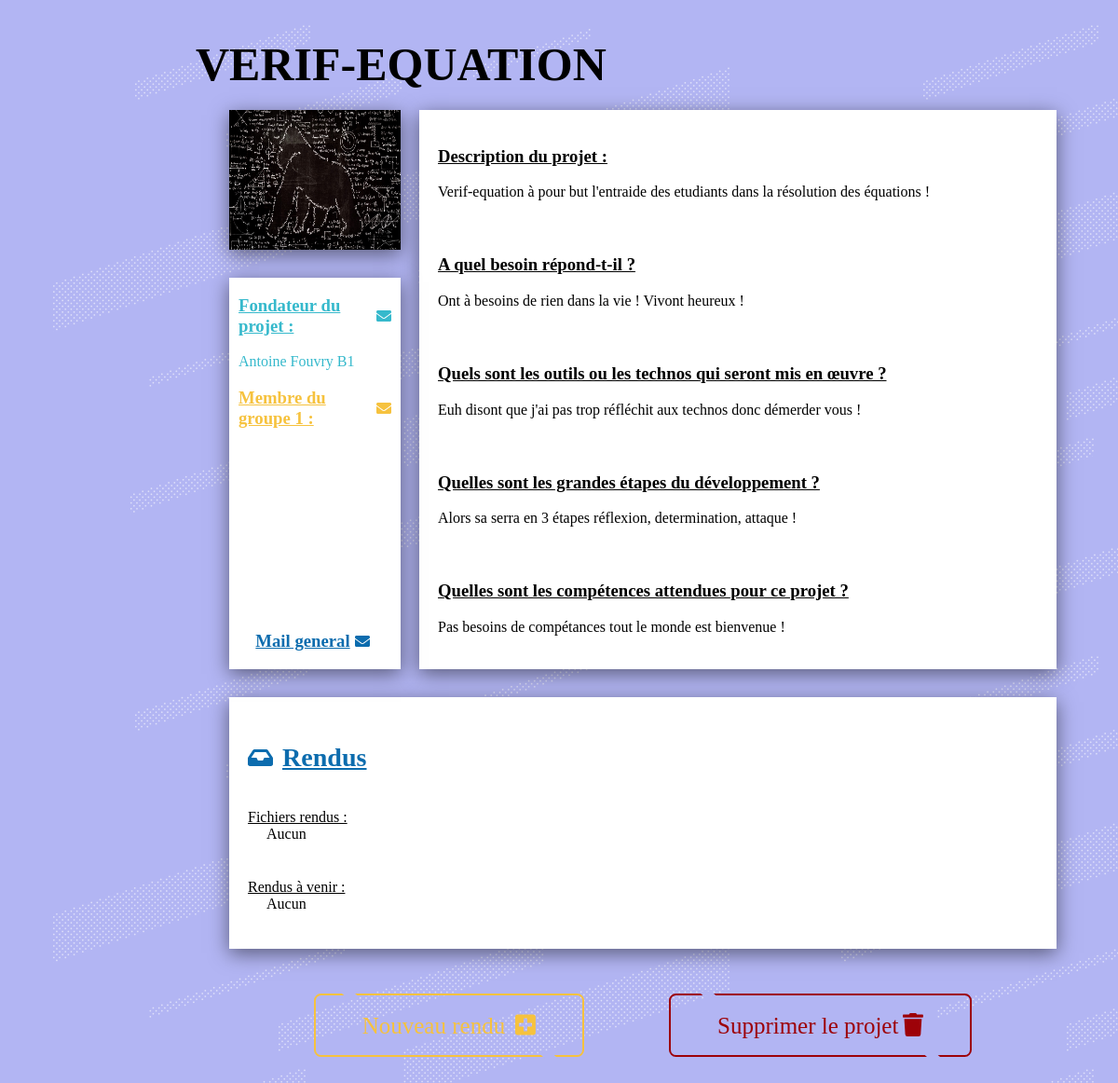
/professeur/visu_projet.php?id=1, run on the app's committed database.
### tables this page shows
CREATE TABLE Projet(
   id_projet INT NOT NULL AUTO_INCREMENT,
   validation boolean NOT NULL,
   nom_projet VARCHAR(50) NOT NULL,
   url_img varchar(50) NOT NULL,
   id_createur INT NOT NULL,
   PRIMARY KEY(id_projet)
);

CREATE TABLE Participant(
   id_participant INT NOT NULL AUTO_INCREMENT,
   nom_participant VARCHAR(50) NOT NULL,
   prenom_participant VARCHAR(50) NOT NULL,
   promo VARCHAR(50) NOT NULL,
   email VARCHAR(50) NOT NULL,
   id_groupe INT,
   id_groupe_1 INT,
   PRIMARY KEY(id_participant)
);

CREATE TABLE Description(
   id_description INT NOT NULL AUTO_INCREMENT,
   fichier_description VARCHAR(50),
   texte_description TEXT(5000),
   besoins TEXT(5000),
   technos TEXT(5000),
   etapes TEXT(5000),
   competances TEXT(5000),
   id_projet INT NOT NULL,
   PRIMARY KEY(id_description)
);

### includes/front/header.php (called while the page is built, shortened)
<?php include "entete.php";
?>

### includes/front/footer.php (called while the page is built, shortened)
<?php if($_SESSION['type'] == "etudiant"){ ?>
    <footer>
        <span> Copyright &copy; FOUVRY</span>
    </footer>
<?php }; include_once('fin.php'); ?>

### professeur/visu_projet.php (the view, shortened to what this page needs)
<?php include_once("../includes/front/header.php") ?>
<?php
    $id = $_GET['id'];
    $req1 = $db->prepare("SELECT id_projet, nom_projet, id_createur, url_img FROM projet WHERE id_projet = ?");
    $exec = $req1->execute(array($id));
    $result1 = $req1->fetchAll();
    $req2 = $db->prepare("SELECT nom_participant, prenom_participant, promo, email FROM participant WHERE id_participant = ?");
    $exec = $req2->execute(array($result1[0]['id_createur']));
    $result2 = $req2->fetchAll();
    $req3 = $db->prepare("SELECT nom_participant, prenom_participant, promo, email FROM participant as  p INNER JOIN Groupe as g ON p.id_groupe = g.id_groupe INNER JOIN projet as pr ON g.id_projet = pr.id_projet WHERE pr.id_projet = ? AND p.id_participant != pr.id_createur");
    $result3 = $req3->fetchAll();
    $req4 = $db->prepare("SELECT texte_description, besoins, technos, etapes, competances  FROM description as  d INNER JOIN projet as p ON d.id_projet = p.id_projet WHERE d.id_projet = ?");
    $exec = $req4->execute(array($id));
    $result4 = $req4->fetchAll();
    $req5 = $db->prepare("SELECT titre_rendu, date_rendu FROM rendu WHERE id_rendu NOT IN (SELECT id_rendu FROM fichier GROUP BY id_rendu)");
    $result5 = $req5->fetchAll();
    $req6 = $db->prepare("SELECT id_rendu, titre_rendu FROM rendu WHERE id_rendu IN (SELECT id_rendu FROM fichier GROUP BY id_rendu)");
    $result6 = $req6->fetchAll();
?>
<div class="main-container">
    <h1><?php echo $result1[0]['nom_projet']; ?></h1>
    <div class="projet">
        <div class="collumn">
            <div class="img-projet">
                <img src="<?php echo '../' . $result1[0]['url_img']?>" alt="">
            </div>
            <div class="groupes">
                <div class="fondateur">
                    <div class="row">
                        <h3>Fondateur du projet :</h3>
                        <a href="mailto:<?php echo $result2[0]['email']?>"><span><i class="fas fa-envelope"></i></span></a>
                    </div>
                    <div>
                        <span><?php echo $result2[0]['prenom_participant'] . ' ' . $result2[0]['nom_participant'] . ' ' . $result2[0]['promo'] ?></span>
                    </div>
                </div>
                <div class="membres">
                    <div class="row">
                        <h3>Membre du groupe 1 :</h3>
                        <a href="mailto:<?php $email = ''; foreach ($result3 as $value){
                            $email = $email . ',' . $value['email'];} echo $email; ?>
                        "><span><i class="fas fa-envelope"></i></span></a>
                    </div>
                </div>
                <div class = "row right mail-general">
                    <a href="mailto:<?php $email = $result2[0]['email'] . ','; foreach ($result3 as $value){
                            $email = $email . ',' . $value['email'];} echo $email; ?>">
                        <h3>Mail general</h3>
                        <span><i class="fas fa-envelope"></i></span>
                    </a>
                </div>
            </div>
        </div>
        <div class="info-projet">
            <div>
                <h3>Description du projet :</h3>
                <p><?php echo $result4[0]['texte_description']?></p>
            </div>
            <div>
                <h3>A quel besoin répond-t-il ?</h3>
                <p><?php echo $result4[0]['besoins']?></p>
            </div>
            <div>
                <h3>Quels sont les outils ou les technos qui seront mis en œuvre ?</h3>
                <p><?php echo $result4[0]['technos']?></p>
            </div>
            <div>
                <h3>Quelles sont les grandes étapes du développement ?</h3>
                <p><?php echo $result4[0]['etapes']?></p>
            </div>
            <div>
                <h3>Quelles sont les compétences attendues pour ce projet ?</h3>
                <p><?php echo $result4[0]['competances']?></p>
            </div>
        </div>
        <div class="rendu">
            <div class="row rendu-titre">
                <span><i class="fas fa-inbox"></i></span>
                <h3>Rendus</h3>
            </div>
            <div>
                <span>Fichiers rendus :</span>
                    <?php $test = 0; foreach($result6 as $value) {?>
                        <div class="fichier_rendu">
                            <span>Intitulé : <?php echo $value['titre_rendu'] . ' '?></span>
                            <a href="../utils/download.php?id_rendu=<?php echo $value['id_rendu']?>"><span><i class="fas fa-download"></i>  Télecharger rendu</span></a>
                        </div>
                    <?php $test = $test + 1;}
                        if($test == 0){
                            ?><div><span>Aucun</span></div>
                    <?php   }
                    ?>
            </div>
            <div>
                <span>Rendus à venir :</span>
                <?php $test = 0; foreach($result5 as $value) {?>
                        <div>
                            <span><?php echo 'Intitulé :  '. $value['titre_rendu'] ?></span>
                            <span><?php echo 'date limite : ' . $value['date_rendu'] . ' '?></span>
                        </div>
                    <?php $test = $test + 1;}
                        if($test == 0){
                            ?><div><span>Aucun</span></div>
                    <?php   }
                    ?>
            </div>
        </div>
        <div class="actions">
            <?php if($_SESSION['type'] = 'professeur'){?>
                <div class="row">
                    <div class="new">
                        <a class="button" onclick="new_rendu_professeur()">Nouveau rendu <span><i class="fas fa-plus-square"></i></span></a>
                    </div>
                    <div class="supp">
                        <a href="../../delete.php?id=<?php echo $id?>" class="button" >Supprimer le projet<span><i class="fas fa-trash"></i></span></a>
                    </div>
                </div>
            <?php }?>
        </div>
    </div>
</div>
<?php include_once("../includes/front/footer.php") ?>

### includes/front/entete.php (shortened to what this page needs)
<html lang="FR-fr">
<head>
	<link rel="stylesheet" href="../../assets/css/style.css">
</head>
<body onload="loadFunction()">

### includes/front/fin.php (shortened to what this page needs)
</body >
</html>

### assets/css/style.css (style rules this page uses)
body { margin: 0; padding: 0; overflow-x: hidden; position: relative; }
h1 { font-size: 50px; text-transform: uppercase; }
img { width: 100%; height: 100%; }
.row { display: flex; flex-direction: row; }
.button { text-decoration: none; color: #FAFAFA; border: 2px solid #FAFAFA; position: relative; display: inline-block; padding: 0.75em 2em; border-radius: 0.3em; font-size: 25px; cursor: pointer; background: transparent; transition: background-color 0.5s ease-in-out; position: relative; }
.button::before, .button::after { content: ""; background-color: #b2b5f3; height: 4px; width: 14px; position: absolute; transform: skewX(50deg); transition: .4s ease-in-out; }
.button::before { top: -4px; left: 10%; }
.button::after { bottom: -4px; right: 10%; }
body { background-image: url(../img/fonts.png); background-repeat: repeat; }
.main-container { height: 100%; width: calc(100% - 15%); margin-left: 15%; background: transparent; }
.main-container h1 { padding-left: 30px; padding-top: 5vh; margin-bottom: 0; }
.projet { width: calc(100% - 100px); height: auto; display: flex; flex-wrap: wrap; padding: 20px 50px 20px 50px; align-items: center; justify-content: center; }
.collumn { display: flex; flex-direction: column; justify-content: space-between; width: 20%; height: 600px; margin-right: 20px; }
.img-projet { height: 25%; width: 100%; background-color: #FFF; box-shadow: 0 5px 20px rgba(0, 0, 0, 0.5); }
.groupes { height: 70%; width: calc(100% - 20px); background-color: #FFF; box-shadow: 0 5px 20px rgba(0, 0, 0, 0.5); padding: 0px 10px 0px 10px; position: relative; }
.groupes h3 { text-decoration: underline; }
.info-projet { width: 70%; height: calc(600px - 40px); background-color: #FFF; box-shadow: 0 5px 20px rgba(0, 0, 0, 0.5); padding: 20px 20px 20px 20px; display: flex; flex-direction: column; justify-content: space-between; }
.info-projet > div > h3 { text-decoration: underline; }
.actions { background: transparent; width: calc(90% + 60px); height: 100px; margin-top: 30px; padding-bottom: 20px; display: flex; flex-direction: column; justify-content: space-evenly; align-items: center; flex-wrap: wrap; }
.actions .row:nth-child(1) { width: 100%; justify-content: space-evenly; }
.groupes .row { margin-bottom: 0; align-items: center; justify-content: space-between; }
.actions div { height: 80%; align-items: center; }
.actions span { align-items: center; justify-content: center; margin-left: 5px; }
.actions a { height: calc(100% - 1.5em); }
.new a { border: 2px solid #f6c23e; color: #f6c23e; }
.supp a { border: 2px solid #9d0208; color: #9d0208; }
.actions a::after, .actions a::before { background: #b2b5f3; }
.fondateur { color: #36b9cc; }
.fondateur span { color: #36b9cc; }
.membres { color: #f6c23e; }
.membres span { color: #f6c23e; }
.mail-general { position: absolute; width: calc(100% - 5px); padding-right: 5px; bottom: 0px; left: 0; justify-content: center !important; color: #0c6cae; }
.mail-general > a { display: flex; text-decoration: none; align-items: center; color: #0c6cae; }
.mail-general > a > span { color: #0c6cae; margin-left: 5px; }
.rendu { background: #FFF; box-shadow: 0 5px 20px rgba(0, 0, 0, 0.5); width: calc(90% + 40px); height: 250px; margin-top: 30px; display: flex; flex-direction: column; justify-content: space-evenly; padding-left: 20px; padding-top: 20px; flex-wrap: wrap; }
.rendu-titre { align-items: center; color: #0c6cae; text-decoration: underline; font-size: 1.5em; }
.rendu-titre > h3 { padding-left: 10px; margin: 0; }
.rendu > div { margin-bottom: 10px; }
.rendu > div > span { text-decoration: underline; }
.rendu > div > div { padding-left: 20px; padding-right: 200px; display: flex; justify-content: space-between; }

### data on the page
projet: nom_projet "VERIF-EQUATION", url_img (picture)
participant: prenom_participant "Antoine", nom_participant "Fouvry", promo "B1"
description: texte_description "Verif-equation à pour but l'entraide des etudiants dans la résolution des équations !", besoins "Ont à besoins de rien dans la vie ! Vivont heureux !", technos "Euh disont que j'ai pas trop réfléchit aux technos donc démerder vous !", etapes "Alors sa serra en 3 étapes réflexion, determination, attaque !", competances "Pas besoins de compétances tout le monde est bienvenue !"
